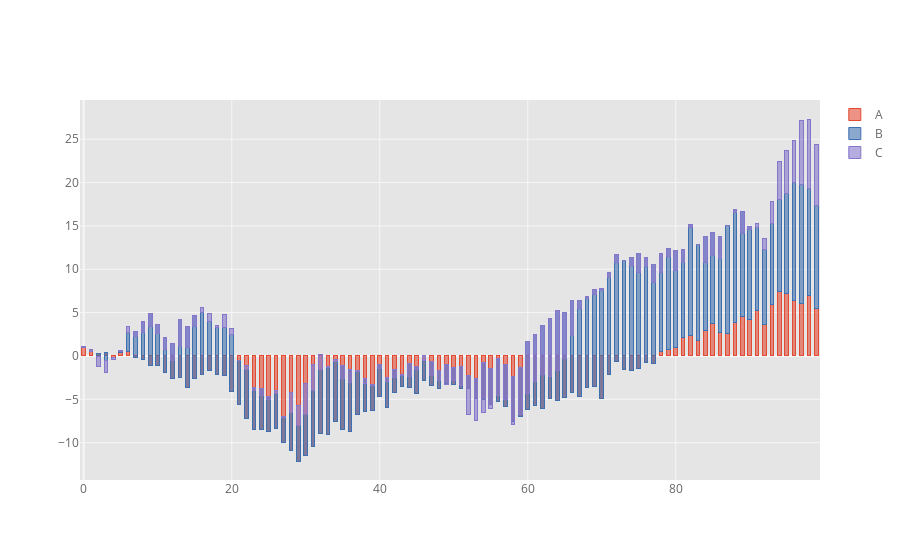

Notebook code for this chart:
### Code cell
cf.set_config_file(theme='ggplot')
df.iplot( kind='bar' , barmode='stack' , bargap=0.5)
